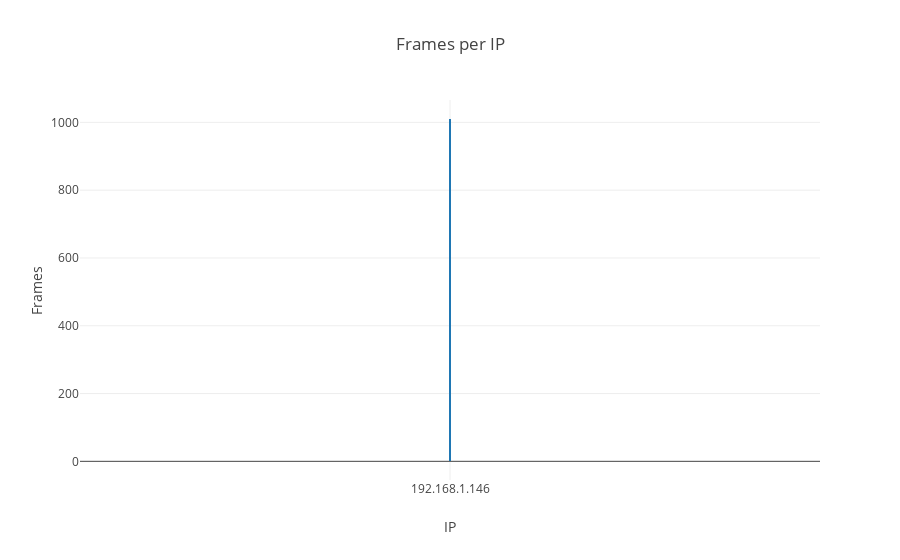

The cell this chart's notebook holds for it:
### Code cell
#Create the graph
plotly.offline.iplot({"data":[plotly.graph_objs.Scatter(x=clean_stats["src_ip"], y=clean_stats["total_frames"])], "layout":plotly.graph_objs.Layout(title="Frames per IP ", xaxis=dict(title="IP"), yaxis=dict(title="Frames"))})

### Figure 1 — Plotly figure (JSON) as saved in the notebook; plotly's stock layout.template omitted (floating-point values rounded to 4 significant figures; data arrays with more than 128 entries replaced by an {"elided": "..."} marker saying what was removed)
{"data": [{"type": "scatter", "uid": "721dc54c-be24-11e8-a742-320013b08000", "x": {"elided": "293 str values"}, "y": {"elided": "293 int values"}}], "layout": {"title": "Frames per IP ", "xaxis": {"title": "IP"}, "yaxis": {"title": "Frames"}}}
